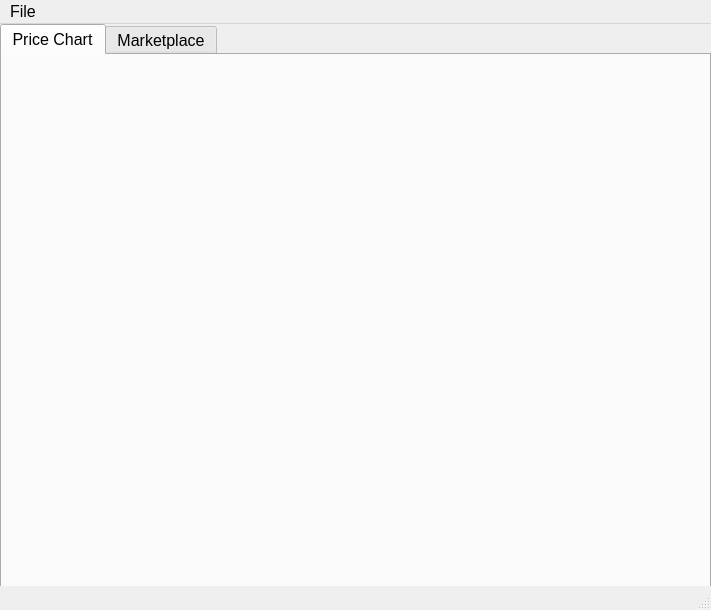
<?xml version="1.0" encoding="UTF-8"?>
<ui version="4.0">
 <class>MainWindow</class>
 <widget class="QMainWindow" name="MainWindow">
  <property name="windowModality">
   <enum>Qt::WindowModality::ApplicationModal</enum>
  </property>
  <property name="geometry">
   <rect>
    <x>0</x>
    <y>0</y>
    <width>711</width>
    <height>610</height>
   </rect>
  </property>
  <property name="font">
   <font>
    <pointsize>12</pointsize>
   </font>
  </property>
  <property name="windowTitle">
   <string>Asset Eye</string>
  </property>
  <property name="windowIcon">
   <iconset>
    <normaloff>:/icon/main_icon.png</normaloff>:/icon/main_icon.png</iconset>
  </property>
  <widget class="QWidget" name="centralwidget">
   <widget class="QTabWidget" name="tabWidget">
    <property name="geometry">
     <rect>
      <x>0</x>
      <y>0</y>
      <width>711</width>
      <height>571</height>
     </rect>
    </property>
    <property name="currentIndex">
     <number>0</number>
    </property>
    <widget class="QWidget" name="tab_1">
     <attribute name="title">
      <string>Price Chart</string>
     </attribute>
     <widget class="QWidget" name="GraphWidget" native="true">
      <property name="geometry">
       <rect>
        <x>20</x>
        <y>10</y>
        <width>671</width>
        <height>331</height>
       </rect>
      </property>
     </widget>
    </widget>
    <widget class="QWidget" name="tab_2">
     <attribute name="title">
      <string>Marketplace</string>
     </attribute>
     <widget class="QTableWidget" name="tableWidget">
      <property name="geometry">
       <rect>
        <x>515</x>
        <y>0</y>
        <width>191</width>
        <height>521</height>
       </rect>
      </property>
     </widget>
    </widget>
   </widget>
  </widget>
  <widget class="QMenuBar" name="menubar">
   <property name="geometry">
    <rect>
     <x>0</x>
     <y>0</y>
     <width>711</width>
     <height>33</height>
    </rect>
   </property>
   <widget class="QMenu" name="menuQuit">
    <property name="title">
     <string>File</string>
    </property>
    <addaction name="actionQuit"/>
   </widget>
   <addaction name="menuQuit"/>
  </widget>
  <widget class="QStatusBar" name="statusbar"/>
  <action name="actionQuit">
   <property name="text">
    <string>Quit</string>
   </property>
  </action>
 </widget>
 <resources>
  <include location="../config/resource.qrc"/>
 </resources>
 <connections/>
</ui>
